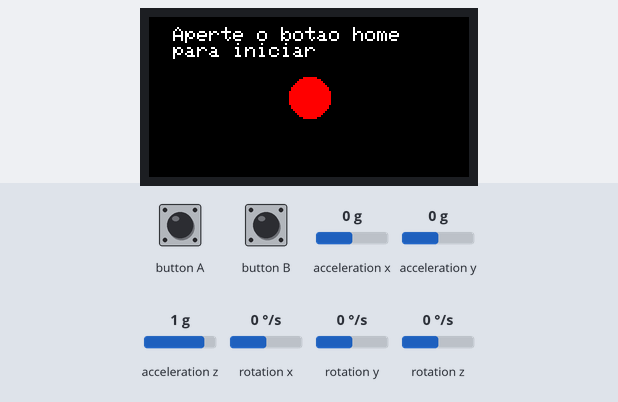
Bench run of a sketch on a simulated ESP32. Shown: 160×80 colour display. The test bench sets the inputs (shaded band); at power-on: acceleration x 0 g, acceleration y 0 g, acceleration z 1 g, rotation x 0 °/s, rotation y 0 °/s, rotation z 0 °/s.

Above: at 1.3 s.
1.4 s: button A pressed for 0.15 s
At 1.95 s:
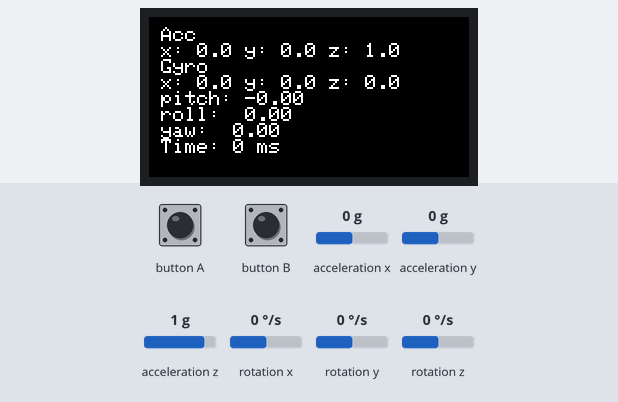
2.1 s: acceleration x set to -1.4 g
At 2.72 s:
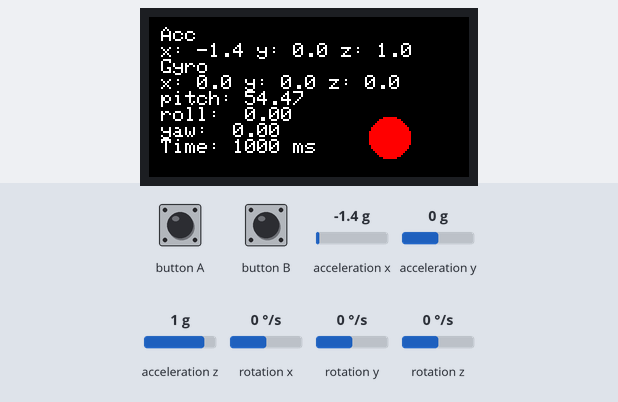
4.1 s: acceleration y set to -1.4 g
At 4.53 s:
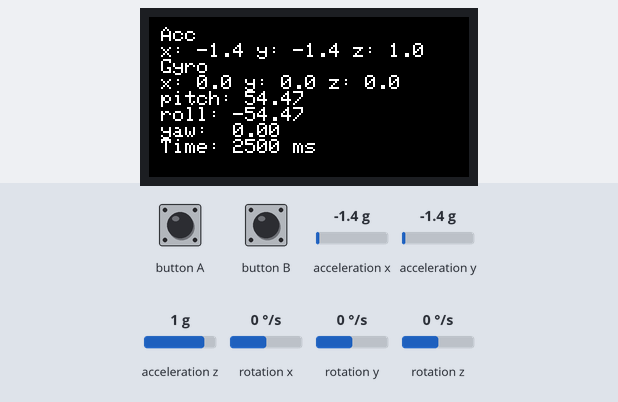
5.6 s: acceleration z set to -1.4 g
At 6.09 s:
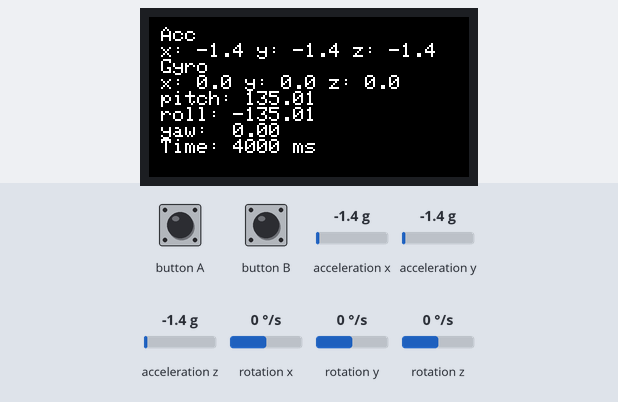
7.2 s: rotation x set to -192 °/s
At 7.64 s:
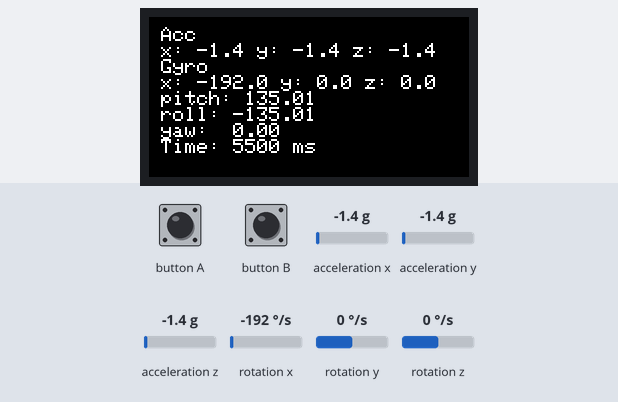
8.7 s: rotation y set to -192 °/s
At 9.2 s:
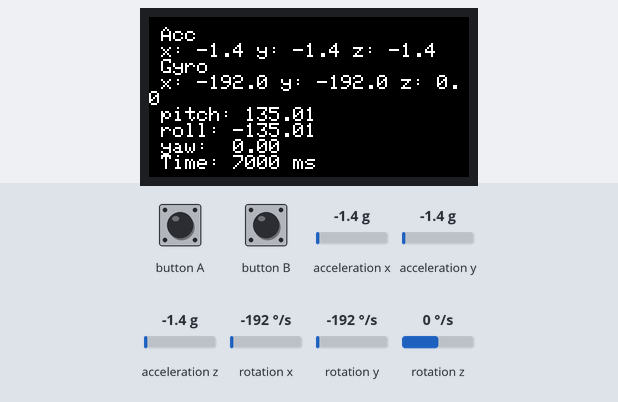
Timing chart, 0 to 11.3 s (numbered marks = the images above; inputs shaded):
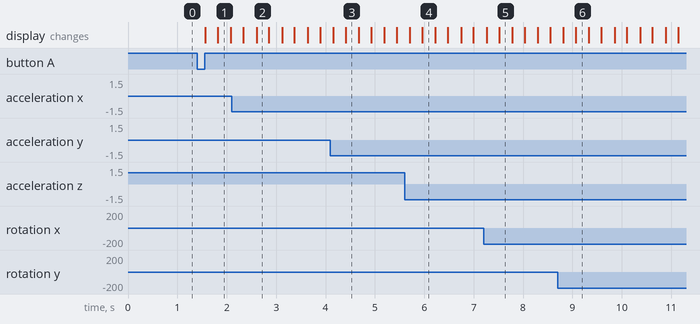

The sketch:

imu.ino
```cpp
#include <M5StickC.h>
#include <string>

// ------------------ VARIÁVEIS QUE PODEM SER ALTERADAS -----------------
// Tempo de coleta de dados (em minutos)
int RECORD_TIME = 1;
// Intervalo de tempo para coletar os dados (milisegundos)
int GAP = 500;
// ----------------------------------------------------------------------

float accX = 0.0f;
float accY = 0.0f;
float accZ = 0.0f;

float gyroX = 0.0f;
float gyroY = 0.0f;
float gyroZ = 0.0f;

float pitch = 0.0f;
float roll  = 0.0f;
float yaw   = 0.0f;

bool start;
bool rec = true;
int RECORD_TIME_MS = RECORD_TIME * 1000 * 60;
int count_rec_time = 0;
int delay_gap = GAP / 2;

float data[9];

void setup() {
  // put your setup code here, to run once:
  M5.begin();
  M5.Lcd.setRotation(3);
  M5.IMU.Init();
  M5.Lcd.setTextColor(WHITE);
  M5.Lcd.fillCircle(80, 40, 10, RED);
  start = false;
}

// Protótipos
void get_data();
String display_data();


void loop() {
  M5.update();

  while(!start) {
    M5.Lcd.setCursor(0, 5);
    M5.Lcd.print("  Aperte o botao home\n  para iniciar");
    // wait for push button HOME
    if(digitalRead(M5_BUTTON_HOME) == LOW) {
      while(digitalRead(M5_BUTTON_HOME) == LOW)
        ;
      start = true;
      rec = true;
      count_rec_time = 0;
      break;
    }
  }

  if(start) {
    while(count_rec_time <= RECORD_TIME_MS) {
      if(rec) {
        get_data();
        String line = display_data();
        M5.Lcd.fillCircle(120, 60, 10, RED);
        rec = false;
      } else {
        rec = true;
        M5.Lcd.fillCircle(120, 60, 10, BLACK);
      }

      count_rec_time += delay_gap;

      delay(delay_gap);
    }

    start = false;
    M5.Lcd.fillScreen(BLACK);
    M5.Lcd.fillCircle(80, 40, 10, RED);
    M5.Lcd.setCursor(0, 10);
  }
}

void get_data() {
  M5.IMU.getAccelData(&accX, &accY, &accZ);
  M5.IMU.getGyroData(&gyroX, &gyroY, &gyroZ);
  M5.IMU.getAhrsData(&pitch, &roll, &yaw);

  data[0] = accX; data[1] = accY; data[2] = accZ;
  data[3] = gyroX; data[4] = gyroY; data[5] = gyroZ;
  data[6] = pitch; data[7] = roll; data[8] = yaw;
}

String display_data() {
  M5.Lcd.fillCircle(120, 60, 10, RED);
  M5.Lcd.fillScreen(BLACK);
  M5.Lcd.setCursor(0, 5);
  M5.Lcd.println(" Acc");
  M5.Lcd.printf(" x: %.1f y: %.1f z: %.1f\n", data[0], data[1], data[2]);
  M5.Lcd.println(" Gyro");
  M5.Lcd.printf(" x: %.1f y: %.1f z: %.1f\n", data[3], data[4], data[5]);
  M5.Lcd.printf(" pitch: %5.2f\n roll: %5.2f\n yaw: %5.2f\n", data[6], data[7], data[8]);
  M5.Lcd.printf(" Time: %d ms", count_rec_time);

  String data_line = "";
  for(int i=0; i<9; i++) {
    String s_data = String(data[i]);
    String aux = (i == 8 ? "?" : ",");
    data_line += s_data + aux;
  }

  return data_line;
}
```

Measured:
- after the input at 1.4 s, the display: first changes after 0.17 s (image 1 shows a later state)
